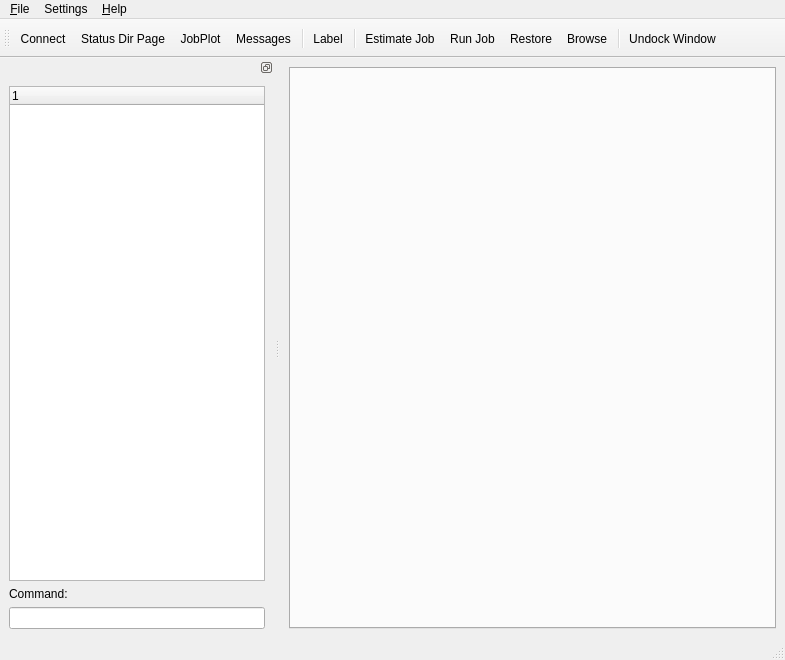
<?xml version="1.0" encoding="UTF-8"?>
<ui version="4.0">
 <author>Kern Sibbald</author>
 <class>MainForm</class>
 <widget class="QMainWindow" name="MainForm">
  <property name="geometry">
   <rect>
    <x>0</x>
    <y>0</y>
    <width>785</width>
    <height>660</height>
   </rect>
  </property>
  <property name="windowTitle">
   <string>bat - Bacula Admin Tool</string>
  </property>
  <property name="windowIcon">
   <iconset resource="main.qrc">
    <normaloff>:/images/bat.png</normaloff>:/images/bat.png</iconset>
  </property>
  <property name="toolTip">
   <string/>
  </property>
  <property name="statusTip">
   <string>Bacula Administration Tool</string>
  </property>
  <property name="whatsThis">
   <string>It's a Dock widget to allow page selection</string>
  </property>
  <widget class="QWidget" name="centralwidget">
   <layout class="QGridLayout">
    <property name="margin">
     <number>9</number>
    </property>
    <property name="spacing">
     <number>6</number>
    </property>
    <item row="0" column="0">
     <widget class="QTabWidget" name="tabWidget">
      <property name="currentIndex">
       <number>-1</number>
      </property>
     </widget>
    </item>
   </layout>
  </widget>
  <widget class="QMenuBar" name="menubar">
   <property name="geometry">
    <rect>
     <x>0</x>
     <y>0</y>
     <width>785</width>
     <height>25</height>
    </rect>
   </property>
   <widget class="QMenu" name="menuSettings">
    <property name="title">
     <string>Settings</string>
    </property>
    <addaction name="actionPreferences"/>
    <addaction name="actionSelectFont"/>
   </widget>
   <widget class="QMenu" name="menuHelp">
    <property name="title">
     <string>&amp;Help</string>
    </property>
    <addaction name="actionBat_Help"/>
    <addaction name="actionAbout_bat"/>
   </widget>
   <widget class="QMenu" name="menuFile">
    <property name="title">
     <string>&amp;File</string>
    </property>
    <addaction name="actionRepopLists"/>
    <addaction name="actionReloadRepop"/>
    <addaction name="separator"/>
    <addaction name="actionQuit"/>
   </widget>
   <addaction name="menuFile"/>
   <addaction name="menuSettings"/>
   <addaction name="menuHelp"/>
  </widget>
  <widget class="QStatusBar" name="statusbar">
   <property name="toolTip">
    <string>Current Status</string>
   </property>
   <property name="statusTip">
    <string>Current Status</string>
   </property>
  </widget>
  <widget class="QToolBar" name="toolBar">
   <property name="minimumSize">
    <size>
     <width>51</width>
     <height>39</height>
    </size>
   </property>
   <property name="toolTip">
    <string>Tool Bar</string>
   </property>
   <property name="orientation">
    <enum>Qt::Horizontal</enum>
   </property>
   <attribute name="toolBarArea">
    <enum>TopToolBarArea</enum>
   </attribute>
   <attribute name="toolBarBreak">
    <bool>false</bool>
   </attribute>
   <addaction name="actionConnect"/>
   <addaction name="actionStatusDirPage"/>
   <addaction name="actionJobPlot"/>
   <addaction name="actionMessages"/>
   <addaction name="separator"/>
   <addaction name="actionLabel"/>
   <addaction name="separator"/>
   <addaction name="actionEstimate"/>
   <addaction name="actionRun"/>
   <addaction name="actionRestore"/>
   <addaction name="actionBrowse"/>
   <addaction name="separator"/>
   <addaction name="actionUndock"/>
  </widget>
  <widget class="QDockWidget" name="dockWidget">
   <property name="sizePolicy">
    <sizepolicy hsizetype="Preferred" vsizetype="Expanding">
     <horstretch>0</horstretch>
     <verstretch>1</verstretch>
    </sizepolicy>
   </property>
   <property name="minimumSize">
    <size>
     <width>112</width>
     <height>179</height>
    </size>
   </property>
   <property name="maximumSize">
    <size>
     <width>524287</width>
     <height>524287</height>
    </size>
   </property>
   <property name="focusPolicy">
    <enum>Qt::StrongFocus</enum>
   </property>
   <property name="toolTip">
    <string/>
   </property>
   <property name="statusTip">
    <string/>
   </property>
   <property name="floating">
    <bool>false</bool>
   </property>
   <property name="features">
    <set>QDockWidget::DockWidgetFloatable|QDockWidget::DockWidgetMovable</set>
   </property>
   <property name="allowedAreas">
    <set>Qt::AllDockWidgetAreas</set>
   </property>
   <property name="windowTitle">
    <string/>
   </property>
   <attribute name="dockWidgetArea">
    <number>1</number>
   </attribute>
   <widget class="QWidget" name="dockWidgetContents">
    <layout class="QVBoxLayout" name="verticalLayout">
     <item>
      <widget class="QTreeWidget" name="treeWidget">
       <property name="sizePolicy">
        <sizepolicy hsizetype="Preferred" vsizetype="Expanding">
         <horstretch>1</horstretch>
         <verstretch>1</verstretch>
        </sizepolicy>
       </property>
       <property name="minimumSize">
        <size>
         <width>0</width>
         <height>0</height>
        </size>
       </property>
       <property name="maximumSize">
        <size>
         <width>16777215</width>
         <height>16777215</height>
        </size>
       </property>
       <property name="sizeIncrement">
        <size>
         <width>0</width>
         <height>0</height>
        </size>
       </property>
       <property name="focusPolicy">
        <enum>Qt::StrongFocus</enum>
       </property>
       <property name="toolTip">
        <string>Selects panel window</string>
       </property>
       <property name="statusTip">
        <string>Use items in this tree to select what window is in panel</string>
       </property>
       <property name="autoFillBackground">
        <bool>true</bool>
       </property>
       <column>
        <property name="text">
         <string>1</string>
        </property>
       </column>
      </widget>
     </item>
     <item>
      <widget class="QLabel" name="label">
       <property name="text">
        <string>Command:</string>
       </property>
      </widget>
     </item>
     <item>
      <widget class="QLineEdit" name="lineEdit">
       <property name="statusTip">
        <string>Click here to enter command</string>
       </property>
      </widget>
     </item>
    </layout>
   </widget>
  </widget>
  <action name="actionQuit">
   <property name="text">
    <string>&amp;Quit</string>
   </property>
   <property name="shortcut">
    <string>Ctrl+Q</string>
   </property>
  </action>
  <action name="actionAbout_bat">
   <property name="icon">
    <iconset resource="main.qrc">
     <normaloff>:/images/bat.png</normaloff>:/images/bat.png</iconset>
   </property>
   <property name="text">
    <string>&amp;About bat</string>
   </property>
  </action>
  <action name="actionCopy">
   <property name="icon">
    <iconset resource="main.qrc">
     <normaloff>:/images/copy.png</normaloff>:/images/copy.png</iconset>
   </property>
   <property name="text">
    <string>&amp;Copy</string>
   </property>
  </action>
  <action name="actionCut">
   <property name="icon">
    <iconset resource="main.qrc">
     <normaloff>:/images/cut.png</normaloff>:/images/cut.png</iconset>
   </property>
   <property name="text">
    <string>Cu&amp;t</string>
   </property>
  </action>
  <action name="actionNew">
   <property name="icon">
    <iconset resource="main.qrc">
     <normaloff>:/images/new.png</normaloff>:/images/new.png</iconset>
   </property>
   <property name="text">
    <string>new</string>
   </property>
  </action>
  <action name="actionOpen">
   <property name="icon">
    <iconset resource="main.qrc">
     <normaloff>:/images/open.png</normaloff>:/images/open.png</iconset>
   </property>
   <property name="text">
    <string>open</string>
   </property>
  </action>
  <action name="actionPaste">
   <property name="icon">
    <iconset resource="main.qrc">
     <normaloff>:/images/paste.png</normaloff>:/images/paste.png</iconset>
   </property>
   <property name="text">
    <string>&amp;Paste</string>
   </property>
  </action>
  <action name="actionPrint">
   <property name="icon">
    <iconset resource="main.qrc">
     <normaloff>:/images/print.png</normaloff>:/images/print.png</iconset>
   </property>
   <property name="text">
    <string>&amp;Print</string>
   </property>
   <property name="statusTip">
    <string>Print</string>
   </property>
  </action>
  <action name="actionSave">
   <property name="icon">
    <iconset resource="main.qrc">
     <normaloff>:/images/save.png</normaloff>:/images/save.png</iconset>
   </property>
   <property name="text">
    <string>&amp;Save</string>
   </property>
   <property name="statusTip">
    <string>Save (not implemented)</string>
   </property>
  </action>
  <action name="actionConnect">
   <property name="icon">
    <iconset resource="main.qrc">
     <normaloff>:/images/disconnected.png</normaloff>:/images/disconnected.png</iconset>
   </property>
   <property name="text">
    <string>Connect</string>
   </property>
   <property name="statusTip">
    <string>Connect/disconnect</string>
   </property>
  </action>
  <action name="actionLabel">
   <property name="icon">
    <iconset resource="main.qrc">
     <normaloff>:/images/label.png</normaloff>:/images/label.png</iconset>
   </property>
   <property name="text">
    <string>Label</string>
   </property>
   <property name="toolTip">
    <string>Label a Volume</string>
   </property>
   <property name="statusTip">
    <string>Label a Volume</string>
   </property>
  </action>
  <action name="actionRestore">
   <property name="icon">
    <iconset resource="main.qrc">
     <normaloff>:/images/restore.png</normaloff>:/images/restore.png</iconset>
   </property>
   <property name="text">
    <string>Restore</string>
   </property>
   <property name="statusTip">
    <string>Restore Files</string>
   </property>
  </action>
  <action name="actionRun">
   <property name="checked">
    <bool>false</bool>
   </property>
   <property name="icon">
    <iconset resource="main.qrc">
     <normaloff>:/images/run.png</normaloff>:/images/run.png</iconset>
   </property>
   <property name="text">
    <string>Run Job</string>
   </property>
   <property name="iconText">
    <string>Run Job</string>
   </property>
   <property name="toolTip">
    <string>Run Job</string>
   </property>
   <property name="statusTip">
    <string>Run a Job</string>
   </property>
  </action>
  <action name="actionEstimate">
   <property name="checked">
    <bool>false</bool>
   </property>
   <property name="icon">
    <iconset resource="main.qrc">
     <normaloff>:/images/estimate-job.png</normaloff>:/images/estimate-job.png</iconset>
   </property>
   <property name="text">
    <string>Estimate Job</string>
   </property>
   <property name="iconText">
    <string>Estimate Job</string>
   </property>
   <property name="toolTip">
    <string>Estimate Job</string>
   </property>
   <property name="statusTip">
    <string>Estimate a Job</string>
   </property>
  </action>
  <action name="actionStatusDir">
   <property name="icon">
    <iconset resource="main.qrc">
     <normaloff>:/images/status-console.png</normaloff>:/images/status-console.png</iconset>
   </property>
   <property name="text">
    <string comment="Query status of director">Status Dir</string>
   </property>
   <property name="iconText">
    <string>Status Dir</string>
   </property>
   <property name="toolTip">
    <string>Query status of director in console</string>
   </property>
   <property name="statusTip">
    <string>Query status of director in console</string>
   </property>
   <property name="autoRepeat">
    <bool>true</bool>
   </property>
  </action>
  <action name="actionSelectFont">
   <property name="text">
    <string>&amp;Select Font ...</string>
   </property>
  </action>
  <action name="actionUndock">
   <property name="icon">
    <iconset resource="main.qrc">
     <normaloff>:/images/up.png</normaloff>:/images/up.png</iconset>
   </property>
   <property name="text">
    <string>Undock Window</string>
   </property>
   <property name="statusTip">
    <string>Undock Current Window</string>
   </property>
  </action>
  <action name="actionToggleDock">
   <property name="icon">
    <iconset resource="main.qrc">
     <normaloff>:/images/up.png</normaloff>:/images/up.png</iconset>
   </property>
   <property name="text">
    <string>ToggleDock</string>
   </property>
   <property name="toolTip">
    <string>Toggle Dock Status</string>
   </property>
   <property name="statusTip">
    <string>Toggle Dock Status</string>
   </property>
  </action>
  <action name="actionClosePage">
   <property name="icon">
    <iconset resource="main.qrc">
     <normaloff>:/images/unmark.png</normaloff>:/images/unmark.png</iconset>
   </property>
   <property name="text">
    <string>Close Page</string>
   </property>
   <property name="statusTip">
    <string>Close The Current Page</string>
   </property>
  </action>
  <action name="actionMessages">
   <property name="icon">
    <iconset resource="main.qrc">
     <normaloff>:/images/mail-message-new.png</normaloff>:/images/mail-message-new.png</iconset>
   </property>
   <property name="text">
    <string>Messages</string>
   </property>
   <property name="statusTip">
    <string>Display any messages queued at the director</string>
   </property>
   <property name="autoRepeat">
    <bool>false</bool>
   </property>
  </action>
  <action name="actionPreferences">
   <property name="text">
    <string>&amp;Preferences ...</string>
   </property>
   <property name="iconText">
    <string>Set Preferences</string>
   </property>
   <property name="toolTip">
    <string>Set Preferences</string>
   </property>
  </action>
  <action name="actionBat_Help">
   <property name="icon">
    <iconset resource="main.qrc">
     <normaloff>:/images/help-browser.png</normaloff>:/images/help-browser.png</iconset>
   </property>
   <property name="text">
    <string>bat &amp;Help</string>
   </property>
  </action>
  <action name="actionBrowse">
   <property name="icon">
    <iconset resource="main.qrc">
     <normaloff>:/images/browse.png</normaloff>:/images/browse.png</iconset>
   </property>
   <property name="text">
    <string>Browse</string>
   </property>
   <property name="toolTip">
    <string>Browse Cataloged Files</string>
   </property>
   <property name="statusTip">
    <string>Browse Cataloged Files</string>
   </property>
  </action>
  <action name="actionJobPlot">
   <property name="icon">
    <iconset resource="main.qrc">
     <normaloff>:/images/applications-graphics.png</normaloff>:/images/applications-graphics.png</iconset>
   </property>
   <property name="text">
    <string>JobPlot</string>
   </property>
   <property name="toolTip">
    <string>Plot Job Files and Bytes</string>
   </property>
   <property name="statusTip">
    <string>Plot Job Files and Bytes</string>
   </property>
  </action>
  <action name="actionStatusDirPage">
   <property name="icon">
    <iconset resource="main.qrc">
     <normaloff>:/images/status.png</normaloff>:/images/status.png</iconset>
   </property>
   <property name="text">
    <string>Status Dir Page</string>
   </property>
   <property name="toolTip">
    <string>Director Status Page</string>
   </property>
  </action>
  <action name="actionRepopLists">
   <property name="icon">
    <iconset resource="main.qrc">
     <normaloff>:/images/mark.png</normaloff>:/images/mark.png</iconset>
   </property>
   <property name="text">
    <string>Repop Lists</string>
   </property>
  </action>
  <action name="actionReloadRepop">
   <property name="icon">
    <iconset resource="main.qrc">
     <normaloff>:/images/mark.png</normaloff>:/images/mark.png</iconset>
   </property>
   <property name="text">
    <string>Reload and Repop</string>
   </property>
  </action>
  <action name="actionBack">
   <property name="icon">
    <iconset resource="main.qrc">
     <normaloff>:/images/go-jump.png</normaloff>:/images/go-jump.png</iconset>
   </property>
   <property name="text">
    <string>back</string>
   </property>
   <property name="toolTip">
    <string>Previous Page</string>
   </property>
   <property name="statusTip">
    <string>Previous Page</string>
   </property>
  </action>
 </widget>
 <resources>
  <include location="main.qrc"/>
 </resources>
 <connections/>
</ui>
